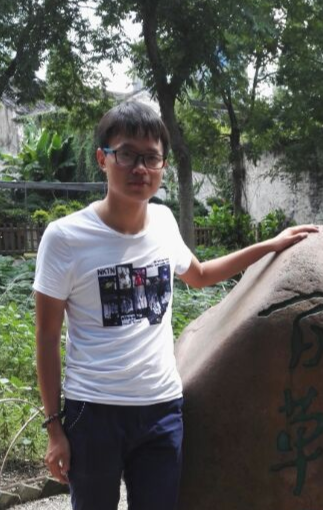
#> input picture before/lu.png, 323 x 510 px
$ python 'lu_2人脸马赛克.py'
#> lines starting #> are read from the running program, lines starting #| are printed output that depends on the picture; after the words box and inside, x2 and y2 are one past the last pixel; in counts of white or black regions, pixels touching at a corner belong together
import cv2
import numpy as np
if __name__ != "__mian__":
    lu = cv2.imread('./lu.png')
#> lu is the input picture: shape (510, 323, 3); mean B, G, R 91, 96.5, 95
    #cv2.imshow('lu',lu)
    #[111,137] [167,197]
    #切片获取人脸
    face = lu[137:197, 111:167]
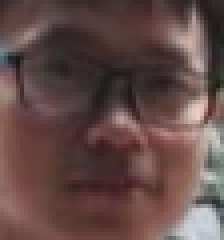
#> face: shape (60, 56, 3) (shown 4 times larger); mean B, G, R 71.6, 74.7, 99
    #cv2.imshow('face', face)

    face = face[::5, ::5]
    face = np.repeat(face,5,axis = 0)
    face = np.repeat(face, 5, axis=1)
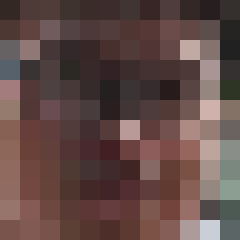
#> face: shape (60, 60, 3) (shown 4 times larger); mean B, G, R 70.9, 74.1, 97
    lu[137:197, 111:167] = face[:60, :56] #填充，尺寸一致
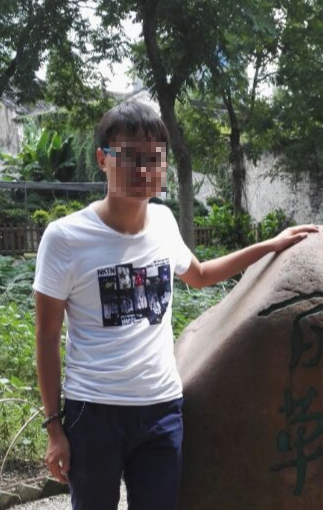
#> lu: shape (510, 323, 3); 1.95% of pixels changed, all inside (x1, y1, x2, y2) = (111, 137, 167, 197)
    #lu[137:197, 111:167] = face[:,:,::-1]
    cv2.imshow('lu',lu)
    cv2.waitKey(0)
    cv2.destroyAllWindows()
